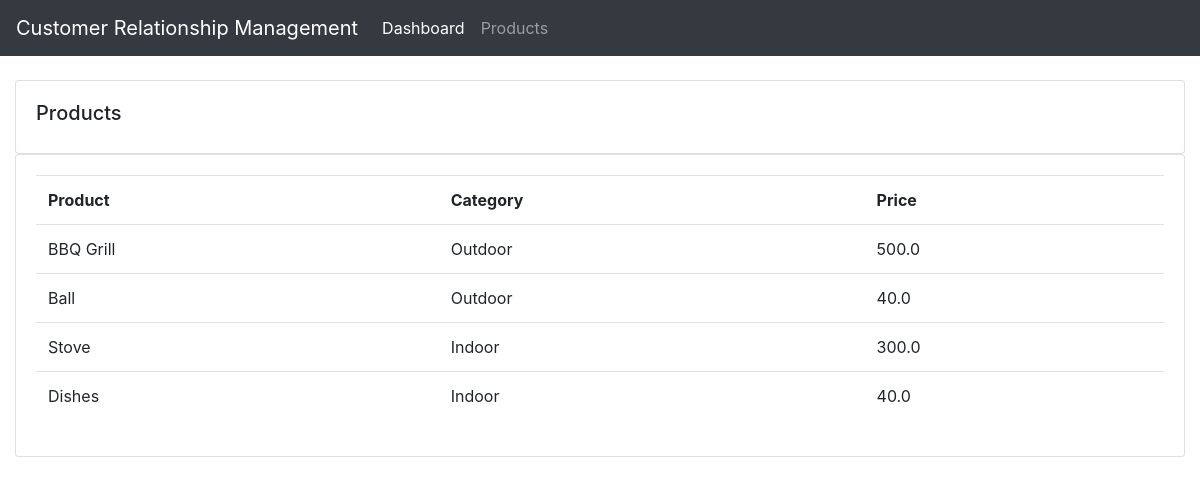
Screenshot of /products/ (signed in) with the database file from the repository.
### accounts/models.py (models this page shows, shortened)
class Product(models.Model):
	CATEGORY = (
			('Indoor', 'Indoor'),
			('Outdoor', 'Outdoor'),
		)
	name = models.CharField(max_length=200, null=True)
	price = models.FloatField(null=True)
	category = models.CharField(max_length=200, null=True, choices=CATEGORY)
	description = models.CharField(max_length=200, null=True, blank=True)
	date_created = models.DateTimeField(auto_now_add=True, null=True)
	tags = models.ManyToManyField(Tag)

### accounts/decorators.py (the view)
        def wrapper_func(request, *args, **kwargs):
            group = None
            if request.user.groups.exists():
                group = request.user.groups.all()[0].name
            if group in allowed_roles:
                return view_func(request, *args, **kwargs)
            else:
                return HttpResponse('You are not authorized to view this page')

### accounts/views.py (called while the page is built)
@login_required(login_url='login')
@allowed_users(allowed_roles=['admin'])
def products(request):
	products = Product.objects.all()
	return render(request, 'accounts/products.html', {'products': products})

### accounts/templates/accounts/products.html
{% extends 'accounts/main.html' %}
{% block content %}
	<br>
<div class="row">
    <div class="col-md">
        <div class="card card-body">
            <h5>Products</h5>
        </div>
        <div class="card card-body">
            <table class="table">
                <tr>
                    <th>Product</th>
                    <th>Category</th>
                    <th>Price</th>
                </tr>
                {%for i in products %}
                <tr>
                    <td>{{i.name}}</td>
                    <td>{{i.category}}</td>
                    <td>{{i.price}}</td>
                </tr>
                {%endfor %}
            </table>
        </div>
    </div>
{% endblock %}

### rows the page displays
Product: name "BBQ Grill", category "Outdoor", price "500.0"
Product: name "Ball", category "Outdoor", price "40.0"
Product: name "Stove", category "Indoor", price "300.0"
Product: name "Dishes", category "Indoor", price "40.0"
